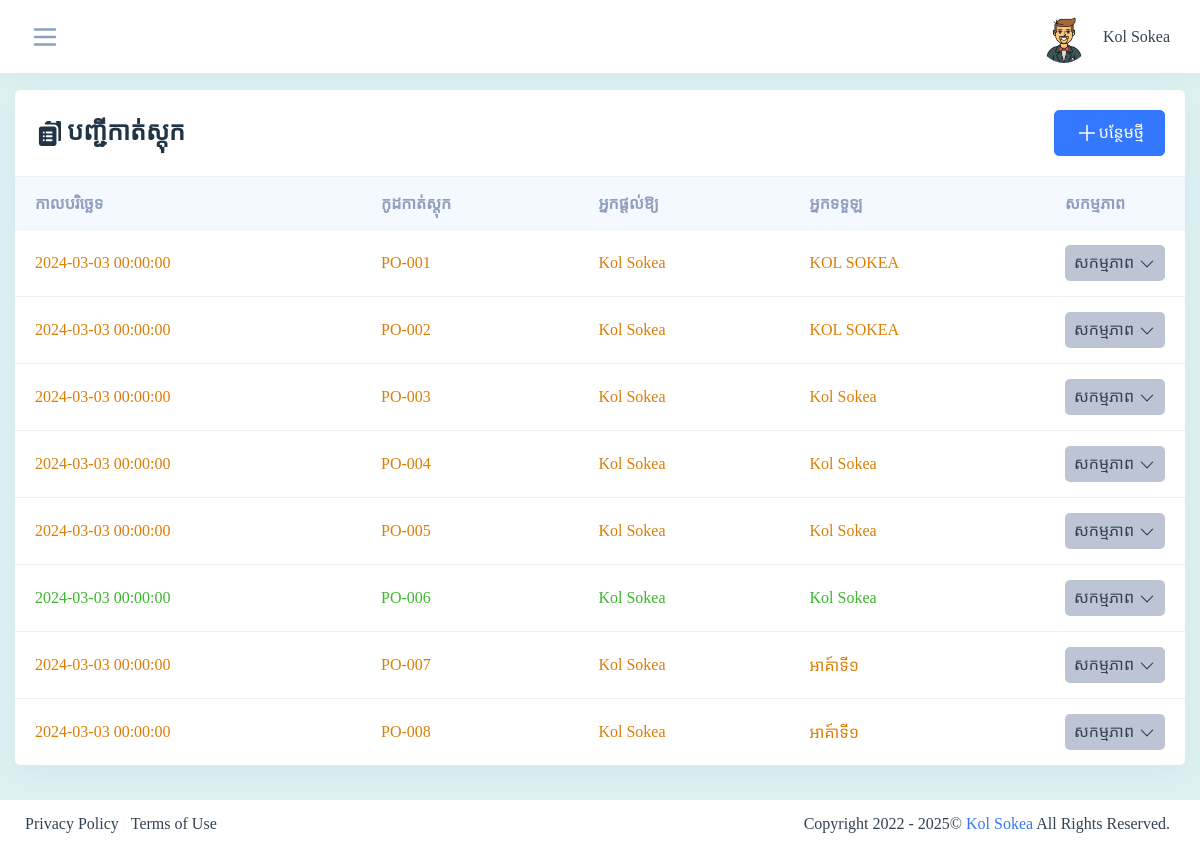
The app's page /admin/form_assign_list.php (signed in) with its own data.
### tables this page shows
CREATE TABLE `tbl_userprofiles` (
  `usf_id` int(5) NOT NULL,
  `usf_us_id` int(5) NOT NULL,
  `usf_firstname` varchar(50) DEFAULT NULL,
  `usf_lastname` varchar(50) DEFAULT NULL,
  `usf_gender` int(5) DEFAULT NULL,
  `usf_dob` date DEFAULT NULL,
  `usf_phone` varchar(50) DEFAULT NULL,
  `usf_image` varchar(50) DEFAULT NULL,
  `usf_address` varchar(50) DEFAULT NULL,
  `usf_created_date` datetime DEFAULT NULL
);

CREATE TABLE `tbl_stock_out` (
  `sou_id` int(5) NOT NULL,
  `sou_code` varchar(50) DEFAULT NULL,
  `sou_cutbyid` int(5) DEFAULT NULL,
  `sou_user` varchar(50) DEFAULT NULL,
  `sou_drafs` tinyint(1) DEFAULT NULL,
  `sou_status` tinyint(1) DEFAULT NULL,
  `sou_created_date` datetime DEFAULT NULL
);

CREATE TABLE `tbl_users` (
  `us_id` int(5) NOT NULL,
  `us_username` varchar(50) DEFAULT NULL,
  `us_email` varchar(50) DEFAULT NULL,
  `us_password` varchar(50) DEFAULT NULL,
  `us_type` tinyint(1) DEFAULT NULL,
  `us_status` tinyint(1) DEFAULT NULL,
  `us_created_date` datetime DEFAULT NULL
);

### admin/form_assign_list.php (the view, shortened to what this page needs)
<?php
 include("../config/connection.php");
 include("main_header.php");
?>
<div class="container-fluid">
   <div class="row">
            <div class="col-md-12">
            <div class="card">
            <div class="card-header d-flex justify-content-between">
                <div class="header-title">
                  <h4 class="card-title">
                    បញ្ជីកាត់ស្តុក
                  </h4>
                </div>
                <a href="form_assign_add.php" id="btnAddUser" class="btn btn-primary add-list">
                  បន្ថែមថ្មី
                  </a>
            </div>
            <div class="card-body p-0">
                <div class="table-responsive">
                  <table class="table data-table mb-0">
                      <thead class="table-color-heading" id="mytable">
                        <tr class="text-secondary">
                            <th scope="col">កាលបរិច្ឆេទ</th>
                            <th scope="col">កូដកាត់ស្តុក</th>
                            <th scope="col">អ្នកផ្ដល់ឱ្យ</th>
                            <th scope="col">អ្នកទទួឡ</th>
                            <th scope="col" style="width: 20px;">សកម្មភាព</th>
                        </tr>
                      </thead>
                      <tbody class="table-hover">
                      <?php
                        $query ="SELECT * FROM tbl_stock_out WHERE sou_status = '1'";
                        $query_run = mysqli_query($conn, $query);
                        if(mysqli_num_rows($query_run) > 0)
                        {
                            foreach($query_run as $row)
                            {
                              ?>
                              <tr data-toggle="modal" data-target="#viewstockin" onclick="dataofTable(this)" <?php if($row['sou_drafs'] != 0){ ?> class="white-space-no-wrap text-success" style="color: rgb(0, 201, 100);" <?php }else{ ?> class='white-space-no-wrap text-warning' <?php } ?>>
                              <td><?=$row['sou_created_date'];?></td>
                              <td><?=$row['sou_code'];?></td>
                              <?php
                                $us_id = $row['sou_cutbyid'];
                                $query ="SELECT * FROM tbl_users WHERE us_id = $us_id";
                                $query_run = mysqli_query($conn, $query);
                                if(mysqli_num_rows($query_run) > 0)
                                {
                                    foreach($query_run as $rows)
                                    {
                                        ?>
                                             <td><?=$rows['us_username'];?></td>
                                        <?php
                                        }
                                    }
                                ?>
                              <td><?=$row['sou_user'];?></td>
                              <td>
                              <div class="card-header-toolbar d-flex align-items-center" data-toggle="modal" data-target="#exampleModal">
                                        <span class="dropdown-toggle dropdown-bg btn" id="dropdownMenuButton001" data-toggle="dropdown" aria-expanded="true" style="background-color: #bdc4d4; width: 100px; height: inherit; padding: 5px; font-size: 16px;">
                                        សកម្មភាព
                                            <svg style="width: 18px;" xmlns="http://www.w3.org/2000/svg" fill="none" viewBox="0 0 24 24" stroke-width="1.5" stroke="currentColor" class="w-6 h-6">
                                            <path stroke-linecap="round" stroke-linejoin="round" d="m19.5 8.25-7.5 7.5-7.5-7.5" />
                                            </svg>
                                        </span>
                                    </div>
                                </div>
                            <?php
                            }
                          }
                      ?>
<?php
 include("main_foother.php");
?>

### admin/main_header.php (shortened to what this page needs)
<?php
include("../config/connection.php");
?>
<!doctype html>
<html lang="en">
  <head>
      <link rel="stylesheet" href="../assets/css/backend-plugin.min.css">
      <link rel="stylesheet" href="../assets/css/backend.css?v=1.0.0">
      <link rel="stylesheet" href="../assets/css/mystyle.css">
    </head>
      <body class="  ">
    <div class="wrapper">
       <div class="iq-top-navbar">
          <div class="iq-navbar-custom">
              <nav class="navbar navbar-expand-lg navbar-light p-0">
                  <div class="side-menu-bt-sidebar">
                      <svg xmlns="http://www.w3.org/2000/svg" class="text-secondary wrapper-menu" width="30" fill="none" viewBox="0 0 24 24" stroke="currentColor">
                      <path stroke-linecap="round" stroke-linejoin="round" stroke-width="2" d="M4 6h16M4 12h16M4 18h16" />
                      </svg>
                  </div>
                  <div class="d-flex align-items-center">
                      <div class="collapse navbar-collapse" id="navbarSupportedContent">
                          <ul class="navbar-nav ml-auto navbar-list align-items-center">
                              <li class="nav-item nav-icon dropdown">
                                  <a href="#" class="nav-item nav-icon dropdown-toggle pr-0 search-toggle" id="dropdownMenuButton" data-toggle="dropdown" aria-haspopup="true" aria-expanded="false" >
                                      <img src="../assets/images/user
                                      <?php
                                        $usfId = $_SESSION['PROFILEID'];
                                        $sql = "SELECT usf_image FROM tbl_userprofiles WHERE usf_us_id = $usfId";
                                            $result = $conn->query($sql);
                                            if ($result) {
                                                $itemInrqs = $result->fetch_assoc();
                                                echo "/".$itemInrqs['usf_image'];
                                            }
                                        ?>
                                      " class="img-fluid avatar-rounded" alt="user">
                                      <span id="user" class="mb-0 ml-2 user-name text-capitalize"><?= $_SESSION['USER']; ?></span>
                                  </a>
                              </li>
                          </ul>
                      </div>
                  </div>
              </nav>
          </div>
      </div>
      <div class="content-page" style="martgin: 0px; padding: 90px 0 0; background-color: #def1f1;">

### admin/main_header.php (style rules this page uses)
body, h4, button, a { font-family: 'Khmer OS System'; }
.btn { font-family: 'Khmer OS System'; }

### admin/form_assign_list.php (style rules this page uses)
body, form, h4, h5, h6, button, a { font-family: 'Khmer OS System'; }

### records on screen
tbl_userprofiles: usf_image (picture)
tbl_stock_out: sou_created_date "2024-03-03 00:00:00", sou_code "PO-001", sou_user "KOL SOKEA"
tbl_users: us_username "Kol Sokea"
tbl_stock_out: sou_created_date "2024-03-03 00:00:00", sou_code "PO-002", sou_user "KOL SOKEA"
tbl_stock_out: sou_created_date "2024-03-03 00:00:00", sou_code "PO-003", sou_user "Kol Sokea"
tbl_stock_out: sou_created_date "2024-03-03 00:00:00", sou_code "PO-004", sou_user "Kol Sokea"
tbl_stock_out: sou_created_date "2024-03-03 00:00:00", sou_code "PO-005", sou_user "Kol Sokea"
tbl_stock_out: sou_created_date "2024-03-03 00:00:00", sou_code "PO-006", sou_user "Kol Sokea"
tbl_stock_out: sou_created_date "2024-03-03 00:00:00", sou_code "PO-007", sou_user "អាគ៍ាទី១"
tbl_stock_out: sou_created_date "2024-03-03 00:00:00", sou_code "PO-008", sou_user "អាគ៍ាទី១"

### other values on screen
$_SESSION['USER'] "Kol Sokea"
